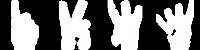
#> input picture full_img.jpg, 200 x 50 px, given in place of the camera
$ python hand_histogram_generator.py
#> lines starting #> are read from the running program, lines starting #| are printed output that depends on the picture; after the words box and inside, x2 and y2 are one past the last pixel; in counts of white or black regions, pixels touching at a corner belong together
"""
Hand Histogram Generator for Sign Language Recognition
------------------------------------------------------
Captures a clean hand color histogram using an external camera.
All processing and segmentation are limited to the drawn ROI box.

Controls:
  c - capture histogram from sampling grid
  h - capture histogram from full ROI
  s - save and exit
"""

import cv2
import numpy as np
import pickle
import os


def get_external_camera():
    """Prefer external camera (index 1), fallback to 0 or 2."""
    print("Attempting to open external camera...")
    for idx in [1, 0, 2]:
        cam = cv2.VideoCapture(idx, cv2.CAP_DSHOW)
        if cam.isOpened():
            ret, frame = cam.read()
            if ret:
                print(f"Using camera index {idx}")
                return cam
        cam.release()
    print("No available camera found.")
    return None


def equalize_brightness(frame):
    """Apply CLAHE to reduce lighting variation."""
    lab = cv2.cvtColor(frame, cv2.COLOR_BGR2LAB)
    l, a, b = cv2.split(lab)
    clahe = cv2.createCLAHE(clipLimit=2.0, tileGridSize=(8, 8))
    l = clahe.apply(l)
    lab = cv2.merge((l, a, b))
    return cv2.cvtColor(lab, cv2.COLOR_LAB2BGR)


def draw_sampling_grid(frame, start_x=360, start_y=120, box_w=25, box_h=25, gap=10):
    """Draw grid boxes and return stacked sampled pixels."""
    full_sample = None
    for i in range(6):
        row_sample = None
        for j in range(5):
            x, y = start_x + j * (box_w + gap), start_y + i * (box_h + gap)
            roi = frame[y:y + box_h, x:x + box_w]
            row_sample = roi if row_sample is None else np.hstack((row_sample, roi))
            cv2.rectangle(frame, (x, y), (x + box_w, y + box_h), (0, 255, 0), 1)
        full_sample = row_sample if full_sample is None else np.vstack((full_sample, row_sample))
    return full_sample


def capture_hand_histogram():
    cam = get_external_camera()
#> in get_external_camera, frame is the input picture: shape (50, 200, 3); min 0, max 255, mean 119.2
    if cam is None:
        return

    print("Press 'c' (grid) | 'h' (ROI) | 's' (save & exit)")

    hist = None
    captured = False
    x, y, w, h = 280, 80, 340, 360  # ROI coordinates

    while True:
        ret, frame = cam.read()
        if not ret:
            print("Camera read failed.")
            break

        frame = cv2.flip(frame, 1)
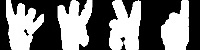
#> frame: shape (50, 200, 3); min 0, max 255, mean 119.2
        frame = cv2.resize(frame, (640, 480))
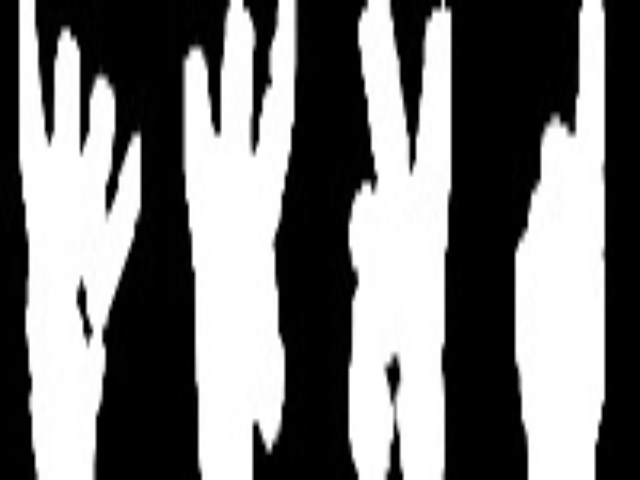
#> frame: shape (480, 640, 3); min 0, max 255, mean 119.1
        frame = equalize_brightness(frame)
#> in equalize_brightness, `lab = cv2.cvtColor(frame, cv2.COLOR_BGR2LAB)`: lab: shape (480, 640, 3); mean of channels 0, 1, 2 119.5, 128, 128
#> in equalize_brightness, `l, a, b = cv2.split(lab)`: a: shape (480, 640); every value is 128
#> in equalize_brightness, `lab = cv2.merge((l, a, b))`: lab: shape (480, 640, 3); mean of channels 0, 1, 2 120.6, 128, 128

        # Draw ROI box
        cv2.rectangle(frame, (x, y), (x + w, y + h), (0, 255, 0), 2)
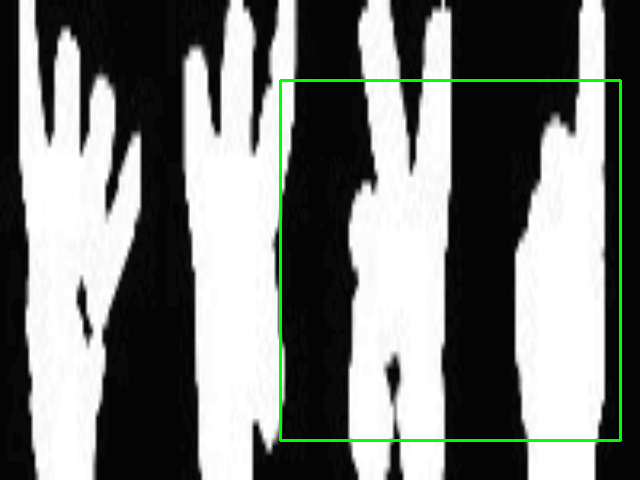
#> frame: shape (480, 640, 3); mean B, G, R 119.5, 123.1, 119.5

        # Get ROI region only
        roi = frame[y:y + h, x:x + w]
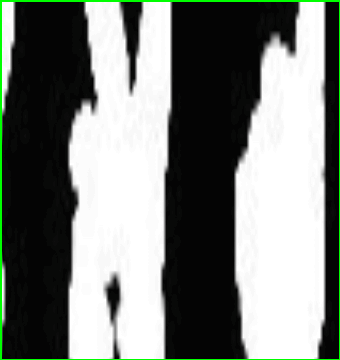
#> roi: shape (360, 340, 3); mean B, G, R 122, 126.5, 122
        hsv_roi = cv2.cvtColor(roi, cv2.COLOR_BGR2HSV)
#> hsv_roi: shape (360, 340, 3); mean H, S, V 8.4, 7.7, 126.5

        key = cv2.waitKey(1) & 0xFF
#> (key Esc is pressed here)

        # Draw grid inside ROI
        hand_sample = draw_sampling_grid(frame)
#> after the loop in draw_sampling_grid, `for i in range(6):`:
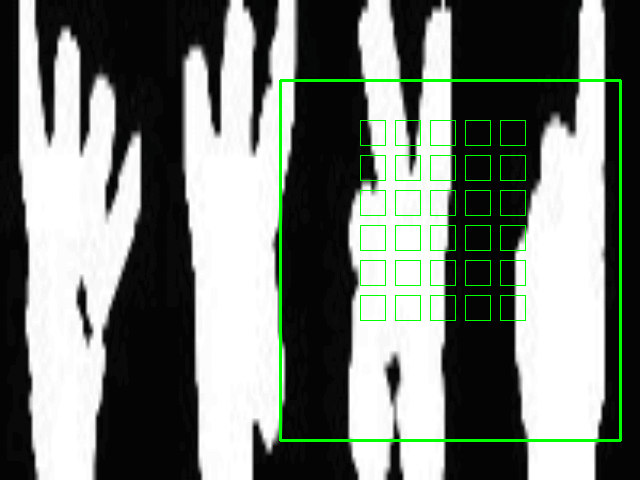
#> frame: shape (480, 640, 3); 0.98% of pixels changed, all inside (x1, y1, x2, y2) = (360, 120, 526, 321)
#> after the loop in draw_sampling_grid, `for i in range(6):`:
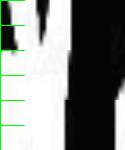
#> full_sample: shape (150, 125, 3); mean B, G, R 130.9, 135, 130.9

        # Capture histogram from grid
        if key == ord('c') and hand_sample is not None:
            hsv_sample = cv2.cvtColor(hand_sample, cv2.COLOR_BGR2HSV)
            hist = cv2.calcHist([hsv_sample], [0, 1], None, [180, 256], [0, 180, 0, 256])
            cv2.normalize(hist, hist, 0, 255, cv2.NORM_MINMAX)
            captured = True
            print("Histogram captured from grid.")

        # Capture histogram from ROI
        if key == ord('h'):
            hist = cv2.calcHist([hsv_roi], [0, 1], None, [180, 256], [0, 180, 0, 256])
            cv2.normalize(hist, hist, 0, 255, cv2.NORM_MINMAX)
            captured = True
            print("Histogram captured from full ROI.")

        # Process only the ROI
        if captured and hist is not None:
            back_proj = cv2.calcBackProject([hsv_roi], [0, 1], hist, [0, 180, 0, 256], 1)

            # Skin-tone constraint
            lower_skin = np.array([0, 25, 30], dtype=np.uint8)
            upper_skin = np.array([179, 170, 255], dtype=np.uint8)
            skin_mask = cv2.inRange(hsv_roi, lower_skin, upper_skin)
            back_proj = cv2.bitwise_and(back_proj, back_proj, mask=skin_mask)

            # Smooth and clean
            kernel = cv2.getStructuringElement(cv2.MORPH_ELLIPSE, (9, 9))
            back_proj = cv2.filter2D(back_proj, -1, kernel)
            back_proj = cv2.GaussianBlur(back_proj, (7, 7), 0)
            back_proj = cv2.medianBlur(back_proj, 7)
            _, mask = cv2.threshold(back_proj, 0, 255, cv2.THRESH_BINARY + cv2.THRESH_OTSU)
            mask = cv2.morphologyEx(mask, cv2.MORPH_CLOSE, kernel, iterations=2)
            mask = cv2.morphologyEx(mask, cv2.MORPH_OPEN, kernel, iterations=1)

            # Keep only large areas (the hand)
            contours, _ = cv2.findContours(mask, cv2.RETR_EXTERNAL, cv2.CHAIN_APPROX_SIMPLE)
            clean_mask = np.zeros_like(mask)
            for cnt in contours:
                if cv2.contourArea(cnt) > 3000:
                    cv2.drawContours(clean_mask, [cnt], -1, 255, cv2.FILLED)
            mask = clean_mask

            # Place the ROI mask back into the full frame
            mask_full = np.zeros((frame.shape[0], frame.shape[1]), dtype=np.uint8)
            mask_full[y:y + h, x:x + w] = mask
            mask_display = cv2.merge((mask_full, mask_full, mask_full))

            cv2.imshow("Thresh", mask_display)

        cv2.imshow("Set Hand Histogram", frame)

        if key == ord('s'):
            print("Saving histogram and exiting...")
            break

    cam.release()
    cv2.destroyAllWindows()

    if hist is not None:
        save_path = os.path.join(os.path.dirname(os.path.abspath(__file__)), "hist")
        with open(save_path, "wb") as f:
            pickle.dump(hist, f)
        print(f"Histogram saved to: {save_path}")
    else:
        print("No histogram captured.")


if __name__ == "__main__":
    capture_hand_histogram()
